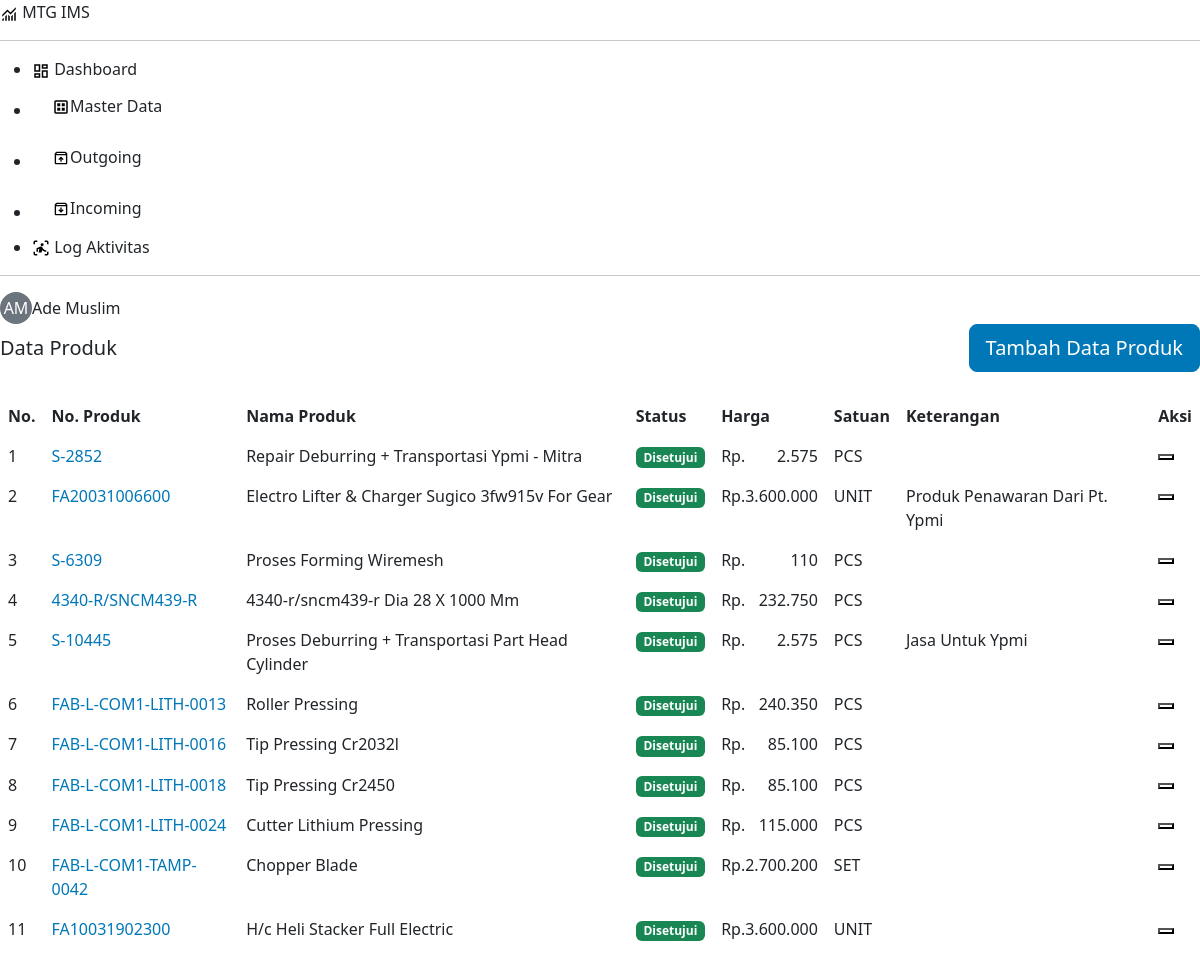
/pages/master-data/products/index.php (signed in), run on the app's committed database.
### tables this page shows
CREATE TABLE `produk` (
  `id_produk` varchar(36) NOT NULL,
  `no_produk` varchar(50) NOT NULL,
  `nama_produk` varchar(100) NOT NULL,
  `satuan` varchar(25) NOT NULL,
  `harga` int UNSIGNED NOT NULL,
  `status` enum('draft','pending','ditolak','disetujui') NOT NULL DEFAULT 'draft',
  `keterangan` varchar(255) DEFAULT NULL,
  `status_hapus` tinyint(1) NOT NULL DEFAULT '0'
);

### pages/master-data/products/index.php (the view, shortened to what this page needs)
<?php
require '../../../includes/header.php';
$data_produk = selectData('produk', 'status_hapus = 0');
?>
<div class="d-flex justify-content-between align-items-center mb-4">
  <h1 class="fs-5 m-0">Data Produk</h1>
  <button type="button" class="btn btn-primary btn-lg btn-icon btn-add" data-bs-toggle="modal"
    data-bs-target="#addModal">
    Tambah Data Produk
  </button>
</div>
<table id="example" class="table nowrap table-hover" style="width:100%">
  <thead>
    <tr>
      <th>No.</th>
      <th>No. Produk</th>
      <th>Nama Produk</th>
      <th>Status</th>
      <th>Harga</th>
      <th>Satuan</th>
      <th>Keterangan</th>
      <th>Aksi</th>
    </tr>
  </thead>
  <tbody>
    <?php if (empty($data_produk)) : ?>
    <tr>
      <td colspan="8">Tidak ada data</td>
    </tr>
    <?php else : ?>
    <?php $no = 1; ?>
    <?php foreach ($data_produk as $produk) : ?>
    <tr>
      <td class="text-start"><?= $no; ?></td>
      <td class="text-primary"><?= strtoupper($produk['no_produk']); ?></td>
      <td><?= ucwords($produk['nama_produk']); ?></td>
      <td class="text-center">
        <?php
        $status_class = '';
        if ($produk['status'] == 'draft') {
            $status_class = 'text-bg-warning';
        } elseif ($produk['status'] == 'pending') {
            $status_class = 'text-bg-info';
        } elseif ($produk['status'] == 'ditolak') {
            $status_class = 'text-bg-danger';
        } elseif ($produk['status'] == 'disetujui') {
            $status_class = 'text-bg-success';
        }
        ?>
        <span class="badge <?= $status_class ?>"><?= ucwords($produk['status']); ?></span>
      </td>
      <td><?= formatRupiah($produk['harga']); ?></td>
      <td><?= strtoupper($produk['satuan']); ?></td>
      <td><?= ucwords($produk['keterangan']) ?></td>
      <td>
        <div class="btn-group">
          <button type="button" class="btn-act btn-edit bg-transparent" data-bs-toggle="modal"
            data-bs-target="#editModal<?= $produk['id_produk']; ?>" title="Ubah Data"></button>
        </div>
      </td>
    </tr>
            <?php include 'edit.php'; ?>
    <?php $no++; ?>
    <?php endforeach; ?>
    <?php endif; ?>
  </tbody>
</table>
<?php
require '../../../includes/footer.php';
?>

### includes/function.php (shortened to what this page needs)
<?php
require_once 'config.php';
function selectData($table, $conditions = "", $order_by = "", $limit = "", $bind_params = array()) {
    global $conn;
    $sql = "SELECT * FROM $table";
    if (!empty($conditions)) {
        $sql .= " WHERE $conditions";
    }
    $stmt = mysqli_prepare($conn, $sql);
    mysqli_stmt_execute($stmt);
    $result = mysqli_stmt_get_result($stmt);
    $rows = mysqli_fetch_all($result, MYSQLI_ASSOC);
    return $rows;
}
function formatRupiah($number) {
    return '<div class="d-flex justify-content-between"><span>Rp.</span><span>' . number_format($number, 0, ',', '.') . '</span></div>';
}

### data on the page
produk: no_produk "S-2852", nama_produk "Repair Deburring + Transportasi Ypmi - Mitra", status "Disetujui", harga "2.575", satuan "PCS"
produk: no_produk "FA20031006600", nama_produk "Electro Lifter & Charger Sugico 3fw915v For Gear", status "Disetujui", harga "3.600.000", satuan "UNIT", keterangan "Produk Penawaran Dari Pt. Ypmi"
produk: no_produk "S-6309", nama_produk "Proses Forming Wiremesh", status "Disetujui", harga "110", satuan "PCS"
produk: no_produk "4340-R/SNCM439-R", nama_produk "4340-r/sncm439-r Dia 28 X 1000 Mm", status "Disetujui", harga "232.750", satuan "PCS"
produk: no_produk "S-10445", nama_produk "Proses Deburring + Transportasi Part Head Cylinder", status "Disetujui", harga "2.575", satuan "PCS", keterangan "Jasa Untuk Ypmi"
produk: no_produk "FAB-L-COM1-LITH-0013", nama_produk "Roller Pressing", status "Disetujui", harga "240.350", satuan "PCS"
produk: no_produk "FAB-L-COM1-LITH-0016", nama_produk "Tip Pressing Cr2032l", status "Disetujui", harga "85.100", satuan "PCS"
produk: no_produk "FAB-L-COM1-LITH-0018", nama_produk "Tip Pressing Cr2450", status "Disetujui", harga "85.100", satuan "PCS"
produk: no_produk "FAB-L-COM1-LITH-0024", nama_produk "Cutter Lithium Pressing", status "Disetujui", harga "115.000", satuan "PCS"
produk: no_produk "FAB-L-COM1-TAMP-0042", nama_produk "Chopper Blade", status "Disetujui", harga "2.700.200", satuan "SET"
produk: no_produk "FA10031902300", nama_produk "H/c Heli Stacker Full Electric", status "Disetujui", harga "3.600.000", satuan "UNIT"

### other printed values
$inisial "AM"
$nama_lengkap "Ade Muslim"
